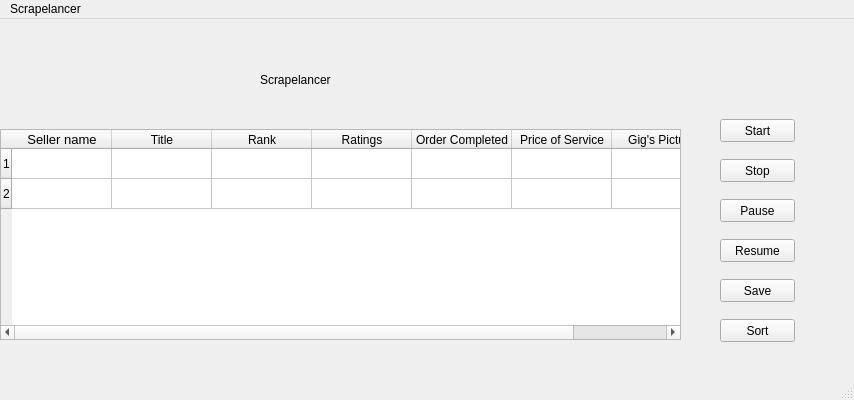
<?xml version="1.0" encoding="UTF-8"?>
<ui version="4.0">
 <class>MainWindow</class>
 <widget class="QMainWindow" name="MainWindow">
  <property name="geometry">
   <rect>
    <x>0</x>
    <y>0</y>
    <width>854</width>
    <height>400</height>
   </rect>
  </property>
  <property name="windowTitle">
   <string>MainWindow</string>
  </property>
  <widget class="QWidget" name="centralwidget">
   <widget class="QPushButton" name="pushButton">
    <property name="geometry">
     <rect>
      <x>720</x>
      <y>100</y>
      <width>75</width>
      <height>23</height>
     </rect>
    </property>
    <property name="text">
     <string>Start</string>
    </property>
   </widget>
   <widget class="QPushButton" name="pushButton_2">
    <property name="geometry">
     <rect>
      <x>720</x>
      <y>140</y>
      <width>75</width>
      <height>23</height>
     </rect>
    </property>
    <property name="text">
     <string>Stop</string>
    </property>
   </widget>
   <widget class="QPushButton" name="pushButton_3">
    <property name="geometry">
     <rect>
      <x>720</x>
      <y>220</y>
      <width>75</width>
      <height>23</height>
     </rect>
    </property>
    <property name="text">
     <string>Resume</string>
    </property>
   </widget>
   <widget class="QPushButton" name="pushButton_4">
    <property name="geometry">
     <rect>
      <x>720</x>
      <y>180</y>
      <width>75</width>
      <height>23</height>
     </rect>
    </property>
    <property name="text">
     <string>Pause</string>
    </property>
   </widget>
   <widget class="QPushButton" name="pushButton_5">
    <property name="geometry">
     <rect>
      <x>720</x>
      <y>260</y>
      <width>75</width>
      <height>23</height>
     </rect>
    </property>
    <property name="text">
     <string>Save</string>
    </property>
   </widget>
   <widget class="QPushButton" name="pushButton_6">
    <property name="geometry">
     <rect>
      <x>720</x>
      <y>300</y>
      <width>75</width>
      <height>23</height>
     </rect>
    </property>
    <property name="text">
     <string>Sort</string>
    </property>
   </widget>
   <widget class="QTableWidget" name="tableWidget">
    <property name="geometry">
     <rect>
      <x>0</x>
      <y>110</y>
      <width>681</width>
      <height>211</height>
     </rect>
    </property>
    <row>
     <property name="text">
      <string>1</string>
     </property>
    </row>
    <row>
     <property name="text">
      <string>2</string>
     </property>
    </row>
    <column>
     <property name="text">
      <string>Seller name</string>
     </property>
     <property name="font">
      <font>
       <pointsize>10</pointsize>
       <weight>50</weight>
       <bold>false</bold>
      </font>
     </property>
     <property name="background">
      <color>
       <red>255</red>
       <green>255</green>
       <blue>255</blue>
      </color>
     </property>
    </column>
    <column>
     <property name="text">
      <string>Title</string>
     </property>
    </column>
    <column>
     <property name="text">
      <string>Rank</string>
     </property>
    </column>
    <column>
     <property name="text">
      <string>Ratings</string>
     </property>
    </column>
    <column>
     <property name="text">
      <string>Order Completed</string>
     </property>
    </column>
    <column>
     <property name="text">
      <string>Price of Service</string>
     </property>
    </column>
    <column>
     <property name="text">
      <string>Gig's Picture</string>
     </property>
    </column>
   </widget>
   <widget class="QProgressBar" name="progressBar">
    <property name="geometry">
     <rect>
      <x>27</x>
      <y>400</y>
      <width>691</width>
      <height>23</height>
     </rect>
    </property>
    <property name="value">
     <number>24</number>
    </property>
   </widget>
   <widget class="QLabel" name="label">
    <property name="geometry">
     <rect>
      <x>260</x>
      <y>40</y>
      <width>121</width>
      <height>41</height>
     </rect>
    </property>
    <property name="styleSheet">
     <string notr="true">font: 75 16pt &quot;MS Shell Dlg 2&quot;;</string>
    </property>
    <property name="text">
     <string>Scrapelancer</string>
    </property>
   </widget>
   <widget class="QLabel" name="label_2">
    <property name="geometry">
     <rect>
      <x>30</x>
      <y>430</y>
      <width>101</width>
      <height>16</height>
     </rect>
    </property>
    <property name="text">
     <string>24000 / 1000000</string>
    </property>
   </widget>
  </widget>
  <widget class="QMenuBar" name="menubar">
   <property name="geometry">
    <rect>
     <x>0</x>
     <y>0</y>
     <width>854</width>
     <height>21</height>
    </rect>
   </property>
   <widget class="QMenu" name="menuScrapelancer">
    <property name="title">
     <string>Scrapelancer</string>
    </property>
   </widget>
   <addaction name="menuScrapelancer"/>
  </widget>
  <widget class="QStatusBar" name="statusbar"/>
 </widget>
 <resources/>
 <connections/>
</ui>
